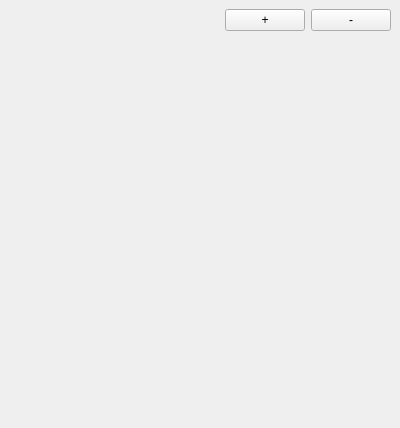
<?xml version="1.0" encoding="UTF-8"?>
<ui version="4.0">
 <class>ConnectionEditor</class>
 <widget class="QDockWidget" name="ConnectionEditor">
  <property name="geometry">
   <rect>
    <x>0</x>
    <y>0</y>
    <width>400</width>
    <height>428</height>
   </rect>
  </property>
  <property name="minimumSize">
   <size>
    <width>150</width>
    <height>200</height>
   </size>
  </property>
  <property name="floating">
   <bool>true</bool>
  </property>
  <property name="windowTitle">
   <string>Connection Editor</string>
  </property>
  <widget class="QWidget" name="dockWidgetContents">
   <layout class="QVBoxLayout" name="verticalLayout">
    <item>
     <layout class="QHBoxLayout" name="horizontalLayout">
      <item>
       <spacer name="horizontalSpacer">
        <property name="orientation">
         <enum>Qt::Horizontal</enum>
        </property>
        <property name="sizeHint" stdset="0">
         <size>
          <width>208</width>
          <height>20</height>
         </size>
        </property>
       </spacer>
      </item>
      <item>
       <widget class="QPushButton" name="pushButton_Add">
        <property name="text">
         <string>+</string>
        </property>
       </widget>
      </item>
      <item>
       <widget class="QPushButton" name="pushButton_Remove">
        <property name="text">
         <string>-</string>
        </property>
       </widget>
      </item>
     </layout>
    </item>
    <item>
     <widget class="QScrollArea" name="scrollArea">
      <property name="frameShape">
       <enum>QFrame::NoFrame</enum>
      </property>
      <property name="horizontalScrollBarPolicy">
       <enum>Qt::ScrollBarAlwaysOff</enum>
      </property>
      <property name="widgetResizable">
       <bool>true</bool>
      </property>
      <widget class="QWidget" name="scrollAreaWidgetContents">
       <property name="geometry">
        <rect>
         <x>0</x>
         <y>0</y>
         <width>386</width>
         <height>366</height>
        </rect>
       </property>
       <layout class="QVBoxLayout" name="verticalLayout_2">
        <item>
         <spacer name="verticalSpacer">
          <property name="orientation">
           <enum>Qt::Vertical</enum>
          </property>
          <property name="sizeHint" stdset="0">
           <size>
            <width>20</width>
            <height>577</height>
           </size>
          </property>
         </spacer>
        </item>
       </layout>
      </widget>
     </widget>
    </item>
   </layout>
  </widget>
 </widget>
 <resources/>
 <connections/>
</ui>
